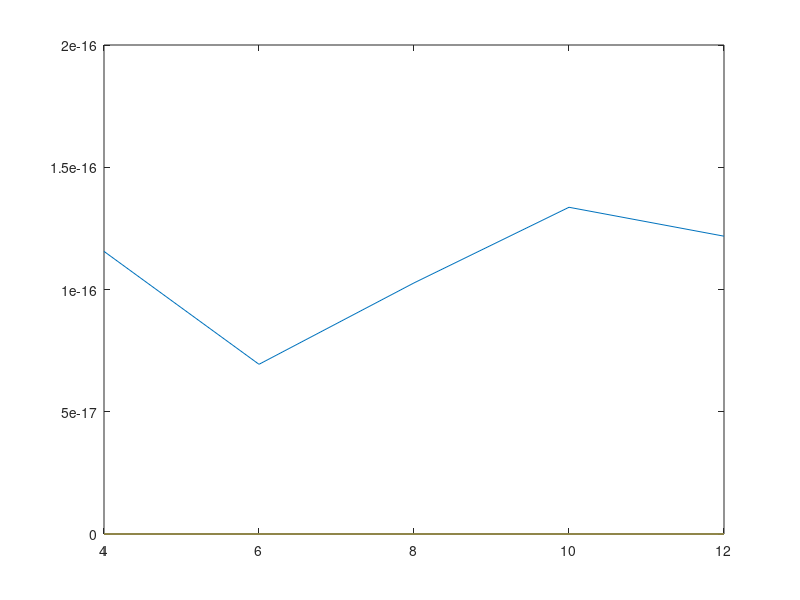

MATLAB code for this plot:
%Belyakovich Dmitry, 1st variant
a = 7;
b = 8;
v = 1;

function [x] = SquareRoot(A,f)
  S = zeros(size(A));
  D = zeros(size(A));
  n = size(A)(1);
  
  D(1,1) = sign(A(1,1));
  S(1,1) = sqrt(A(1,1));
  
  for i = 2:n
    DSum = 0
    for k = 1:i-1
      DSum = DSum+(abs(S(k,i)).^2)*D(k,k);
    end
    D(i,i) = sign(A(i,i)-DSum);
    
    SSum = 0
    for k = 1:i-1
      SSum = SSum+(abs(S(k,i)).^2)*D(k,k);
    end
    S(i,i) = sqrt(A(i,i)-SSum);
    
    for j = i + 1:n
      tsum = 0;
      for k = 1:i-1
        tsum = tsum + S(k,i)*D(k,k)*S(k,j);
      endfor
      S(i,j) = ( A(i,j) - tsum )/(S(i,i)*D(i,i));
    endfor
  endfor
  %%%%%%%%%%%%%%%%%%
  y = find_y(f,S,D,n);
  %%%%%%%%%%%%%%%%%%
  x = find_x(y, S,n);
endfunction

function y = find_y(f, S, D, n)
  Y = zeros(n,1);
  Y(1) = f(1) / (S(1,1)*D(1,1)); 
  for i=2:n
    tsum = 0;
    for j=1:i-1
      tsum = tsum + S(j,i)*Y(j)*D(j,j);
    endfor
    Y(i) = (f(i)-tsum)/(S(i,i)*D(i,i));
  endfor
  y=Y;
endfunction

function x = find_x(y,S,n)
  X = zeros(n,1);
  X(n) = y(n)/S(n,n);
  for i = n-1:-1:1
    tsum = 0;
    for j = i+1:n
      tsum = tsum + S(i,j)*X(j);
    endfor
    X(i) = (y(i) - tsum)/S(i,i);
  endfor
  x = X;
endfunction

n_list = [4,6,8,10,12];
nev = zeros(size(n_list)(2));

for z = 1:size(n_list)(2)
    n = n_list(z);
    A = zeros(n);
    f = zeros(n, 1);
    for i = 1:n
        f(i) = a + (b - a) * rand;
        for j = 1:n
            if (i == j)
                A(i, j) = 1 / (i + j + v);
            endif
        endfor
    endfor
    
    x = SquareRoot(A,f)
    
    nev(z) = norm (f - A * x) / norm(f);
    
endfor

plot(n_list, nev, '-');